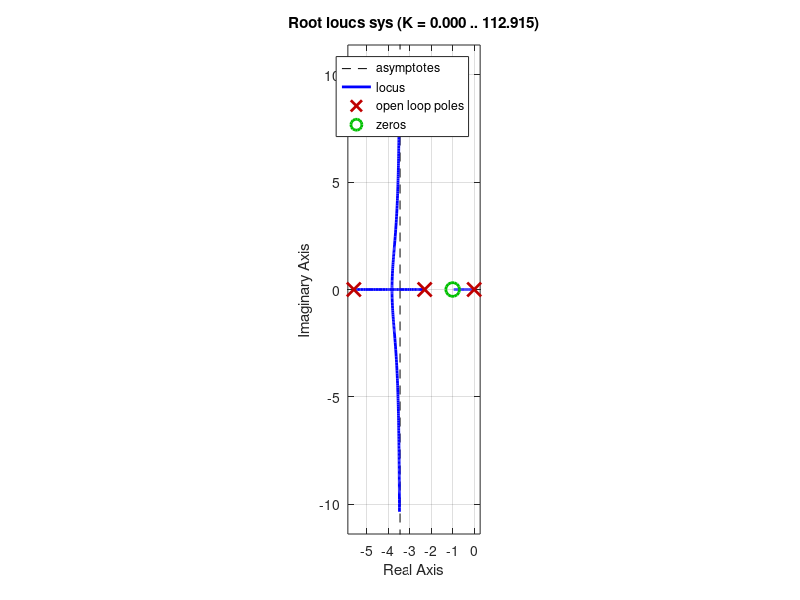

Reproduce this figure in MATLAB. (Note: this script raises an error after producing the figure.)
clear all; clc;

%%
num = [1, 1];
den = conv([1, 0], conv([1, 2.3], [1, 5.6]));
sys = tf(num, den);
rlocus(sys);
axis equal;
[k, poles] = rlocfind(sys)
grid on;

